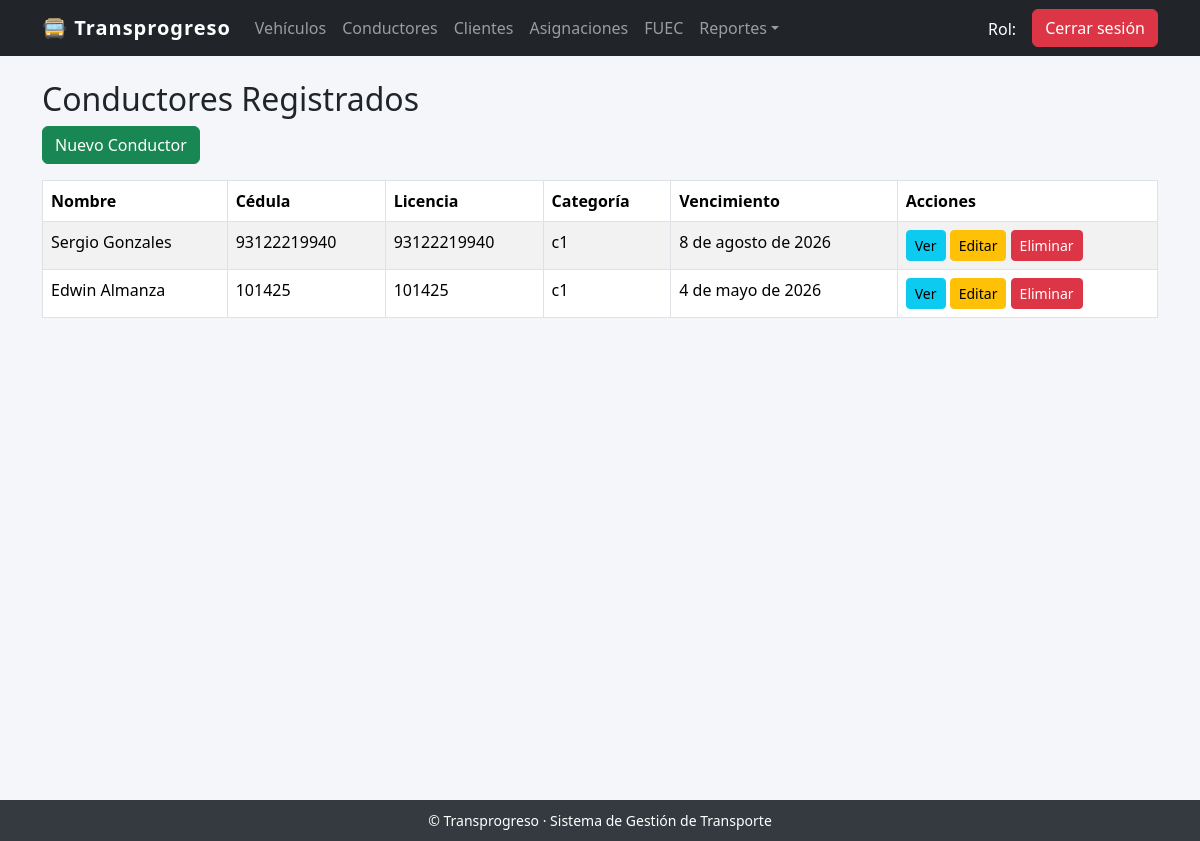
Page /conductores/ (signed in) on the committed database.
### gestion_vehiculos/models.py (models this page shows, shortened)
class Conductor(models.Model):
    cedula = models.CharField(max_length=15, unique=True)
    nombre = models.CharField(max_length=100)
    licencia = models.CharField(max_length=20)
    categoria = models.CharField(max_length=10)
    licencia_vencimiento = models.DateField(null=True, blank=True)
    licencia_archivo = models.FileField(upload_to="documentos/licencias/", null=True, blank=True)

### gestion_vehiculos/views.py (the view)
# urls.py: path('conductores/', views.conductores, name='conductores'),
@login_required
def conductores(request):
    return render(request, "conductores/lista.html", {
        "conductores": Conductor.objects.all()
    })

### templates/conductores/lista.html
{% extends 'base.html' %}
{% block content %}
<div class="container mt-4">
    <h2>Conductores Registrados</h2>
    <a href="{% url 'conductor_nuevo' %}" class="btn btn-success mb-3">Nuevo Conductor</a>
    <table class="table table-bordered table-striped">
        <thead>
            <tr>
                <th>Nombre</th>
                <th>Cédula</th>
                <th>Licencia</th>
                <th>Categoría</th>
                <th>Vencimiento</th>
                <th>Acciones</th>
            </tr>
        </thead>
        <tbody>
            {% for c in conductores %}
            <tr>
                <td>{{ c.nombre }}</td>
                <td>{{ c.cedula }}</td>
                <td>{{ c.licencia }}</td>
                <td>{{ c.categoria }}</td>
                <td>{{ c.licencia_vencimiento }}</td>
                <td>
                    <a href="{% url 'conductor_detalle' c.id %}" class="btn btn-info btn-sm">Ver</a>
                    <a href="{% url 'conductor_editar' c.id %}" class="btn btn-warning btn-sm">Editar</a>
                    <a href="{% url 'conductor_eliminar' c.id %}" class="btn btn-danger btn-sm">Eliminar</a>
                </td>
            </tr>
            {% empty %}
                <tr><td colspan="6">No hay conductores.</td></tr>
            {% endfor %}
        </tbody>
    </table>
</div>
{% endblock %}

### templates/base.html (style rules this page uses)
body { background-color: #f4f6f9; }

### rows in the picture
Conductor: nombre "Sergio Gonzales", cedula "93122219940", licencia "93122219940", categoria "c1", licencia_vencimiento "8 de agosto de 2026"
Conductor: nombre "Edwin Almanza", cedula "101425", licencia "101425", categoria "c1", licencia_vencimiento "4 de mayo de 2026"
